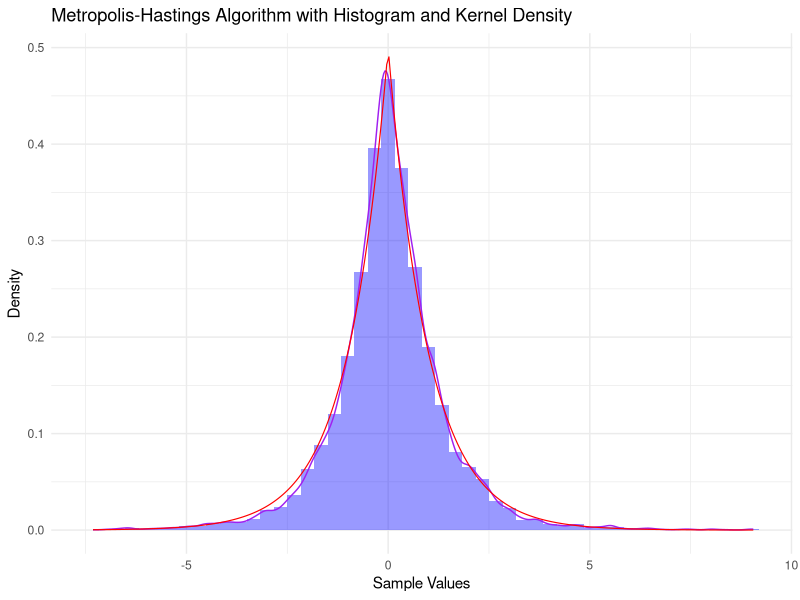
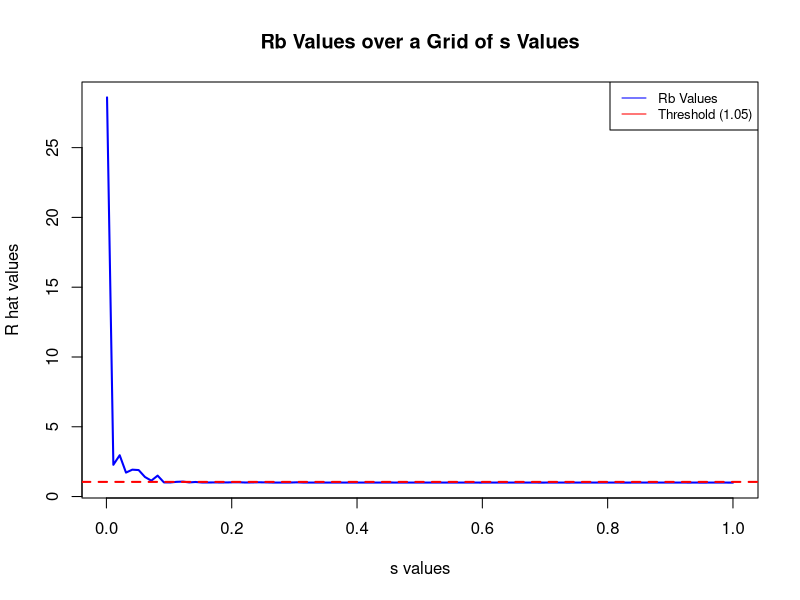

The R script that drew these images, in order:
## ---- chunk 1
knitr::opts_chunk$set(echo = TRUE)
## ---- chunk 2

library(ggplot2)

# Define the probability density function
f <- function(x) {
  1/2 * exp(-abs(x))
}

# Metropolis-Hastings algorithm
metropolis <- function(N, initial_x, s) {
  x <- numeric(N)
  x[1] <- initial_x
  
  for (i in 2:N) {
    x_star <- rnorm(1, mean = x[i - 1], sd = s)
    ratio <- f(x_star) / f(x[i - 1])
    
    if (runif(1) < ratio) {
      x[i] <- x_star
    } else {
      x[i] <- x[i - 1]
    }
  }
  
  x
}

# Parameters
N <- 10000  # Number of iterations
initial_x <- 0  # Initial value
s <- 1  # Standard deviation for the proposal distribution

# Run the Metropolis-Hastings algorithm
samples <- metropolis(N, initial_x, s)

# Plot histogram and kernel density plot with true distribution
x_values <- seq(min(samples), max(samples), length.out = 300)
true_density <- f(x_values)

# Create a data frame for ggplot
data <- data.frame(samples = samples)
true_data <- data.frame(x_values, true_density)

# Plotting
p <- ggplot(data, aes(x = samples)) +
  geom_histogram(aes(y = ..density..), bins = 50, fill = "blue", alpha = 0.4) +
  geom_density(color = "purple") +
  geom_line(data = true_data, aes(x = x_values, y = true_density), color = "red", size = 0.4) +
  labs(title = "Metropolis-Hastings Algorithm with Histogram and Kernel Density",
       x = "Sample Values",
       y = "Density") +
  theme_minimal()
print(p)

# Calculate and report sample mean and standard deviation
sample_mean <- mean(samples)
sample_std <- sd(samples)

cat("Sample Mean:", sample_mean, "\n")
cat("Sample Standard Deviation:", sample_std, "\n")
## ---- chunk 3
# Function to run Metropolis-Hastings algorithm for a single chain
metropolis_chain <- function(N, initial_x, s) {
  x <- numeric(N)
  x[1] <- initial_x
  
  for (i in 2:N) {
    randomXStar <- rnorm(1, mean = x[i - 1], sd = s)
    ratio <- f(randomXStar) / f(x[i - 1])
    u <- runif(1)
    
    if (u < ratio) {
      x[i] <- randomXStar
    } else {
      x[i] <- x[i - 1]
    }
  }
  
  return(x)
}

# Function to calculate Rb value
calculate_Rb <- function(chains) {
  J <- length(chains)
  N <- length(chains[[1]])
  
  Mj <- sapply(chains, function(chain) mean(chain))
  Vj <- sapply(chains, function(chain) var((chain - mean(chain))^2))
  
  W <- sum(Vj) / J
  M <- mean(Mj)
  B <- sum((Mj - M)^2) / J
  
  var_hat <- B + W
  Rb <- sqrt(var_hat / W)
  
  return(Rb)
}


set.seed(123)

# Setting Parameters
N <- 2000  # Number of iterations
J <- 4  # Number of chains
s_values <- seq(0.001, 1, length.out = 100)  # Grid of s values

# Run Metropolis-Hastings for different s values and calculate Rb
Rb_values <- numeric(length(s_values))

for (i in seq_along(s_values)) {
  chains <- replicate(J, metropolis_chain(N, initial_x = 0, s = s_values[i]), simplify = FALSE)
  Rb_values[i] <- calculate_Rb(chains)
}

# Plot Rb values over the grid of s values
plot.new()  # Call plot.new() to initiate a new plot
plot(s_values, Rb_values, type='l', col='blue', lwd=2, xlab='s values', ylab='R hat values', main='Rb Values over a Grid of s Values')
abline(h=1.05, col='red', lty='dashed', lw=2)  # Adding a line for reference 
legend('topright', legend=c('Rb Values', 'Threshold (1.05)'), col=c('blue', 'red'), lty=1:1, cex=0.8)
